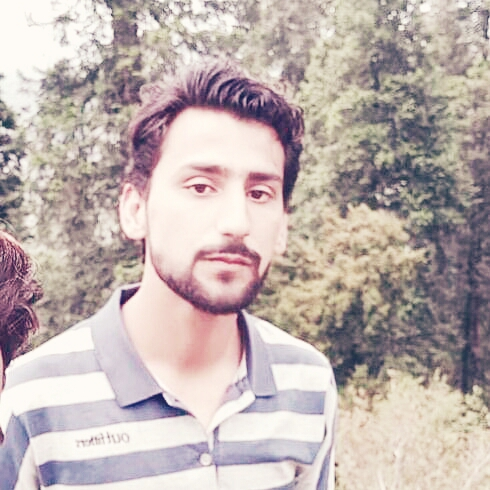
#> input picture 09_Open_CV/resourses/usman.jpg, 490 x 490 px
$ python 13-chapter_13.py
#> lines starting #> are read from the running program, lines starting #| are printed output that depends on the picture; after the words box and inside, x2 and y2 are one past the last pixel; in counts of white or black regions, pixels touching at a corner belong together
# basics functions or manipulation in open cv

import cv2 as cv
import numpy as np
from matplotlib.pyplot import gray
from numpy import mat
img=cv.imread("resourses/usman.jpg")
#> img is the input picture: shape (490, 490, 3); mean B, G, R 175.3, 177.9, 191.3

# resize
resized_img=cv.resize(img,(500,700))
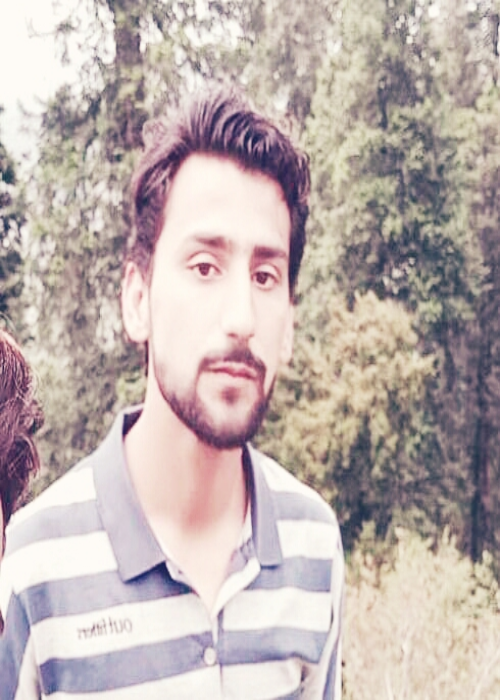
#> resized_img: shape (700, 500, 3); mean B, G, R 175.2, 177.8, 191.2

# gray
gray_img=cv.cvtColor(img,cv.COLOR_BGR2GRAY)
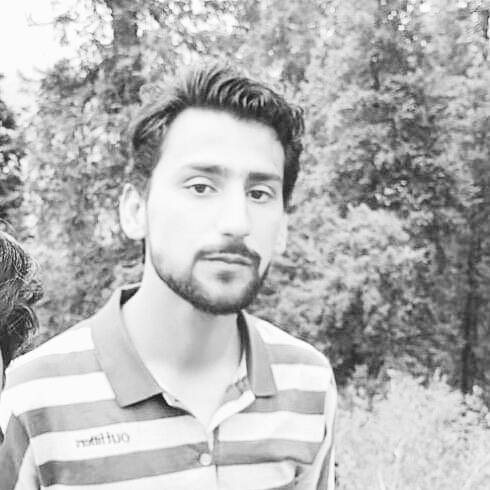
#> gray_img: shape (490, 490); min 28, max 253, mean 181.6

# blurred image
blurr_img=cv.GaussianBlur(img,(7,7),0)
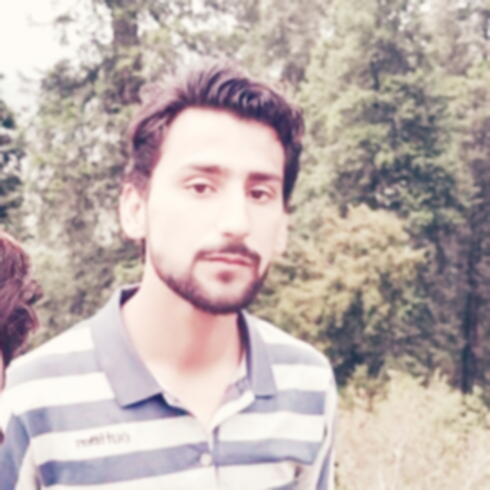
#> blurr_img: shape (490, 490, 3); mean B, G, R 175.3, 177.9, 191.3

# edge detection
edge_img=cv.Canny(img,53,53)
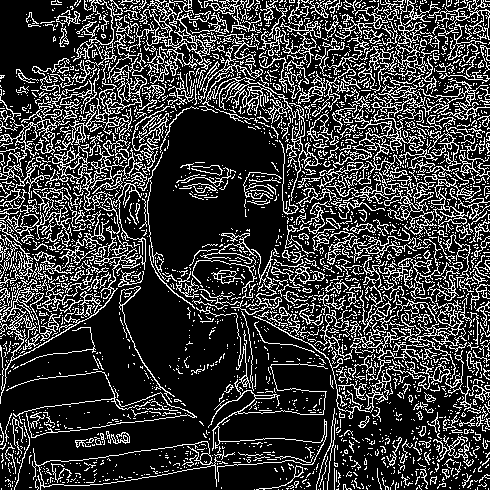
#> edge_img: shape (490, 490); 22.7% white in thin lines or dots

# thickness of lines
mat_kernel=np.ones((3,3),np.uint8)
dilated_img=cv.dilate(edge_img,(mat_kernel),iterations=1)
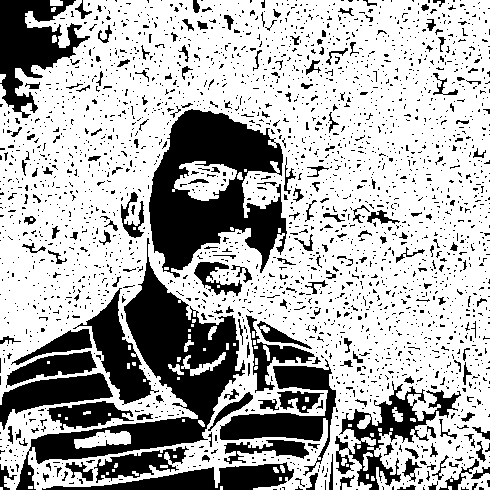
#> dilated_img: shape (490, 490); 68.6% white; 2671 black regions (2461 under 20 px), largest, box (x1, y1, x2, y2) and area: (149, 109, 287, 278) 13003, (16, 238, 245, 490) 12898, (0, 0, 90, 118) 4905
# dilated_img=cv.dilate(edge_img,(7,7),iterations=1)

# make thinner outline
ero_img=cv.erode(dilated_img,mat_kernel,iterations=1)
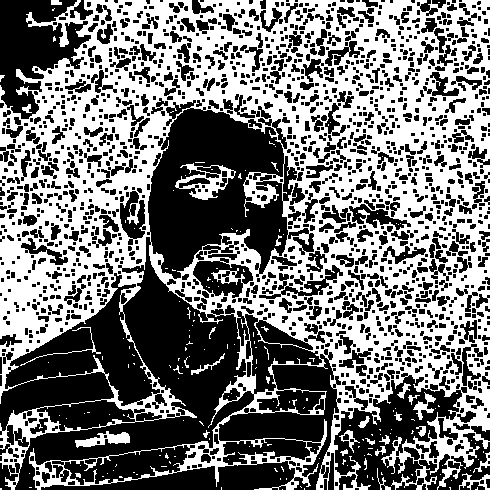
#> ero_img: shape (490, 490); 46.7% white; 200 white regions (170 under 20 px), largest, box (x1, y1, x2, y2) and area: (0, 0, 490, 490) 108640, (175, 163, 236, 200) 799, (75, 431, 130, 448) 459

# cropping we will use numpy library not opencv
print("the size of our image is:",img.shape)
#| the size of our image is: (490, 490, 3)
croped_img=img[0:500,150:400]
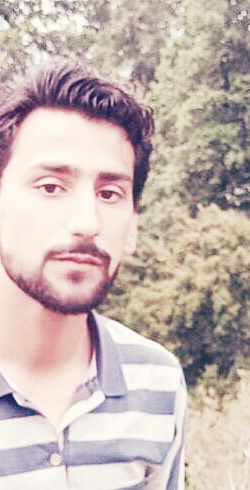
#> croped_img: shape (490, 250, 3); mean B, G, R 179.1, 183, 199


cv.imshow("original",img)
# [6 lines of commented-out code are left out]
cv.imshow("crroped",croped_img)
cv.waitKey(0)

cv.destroyAllWindows()
